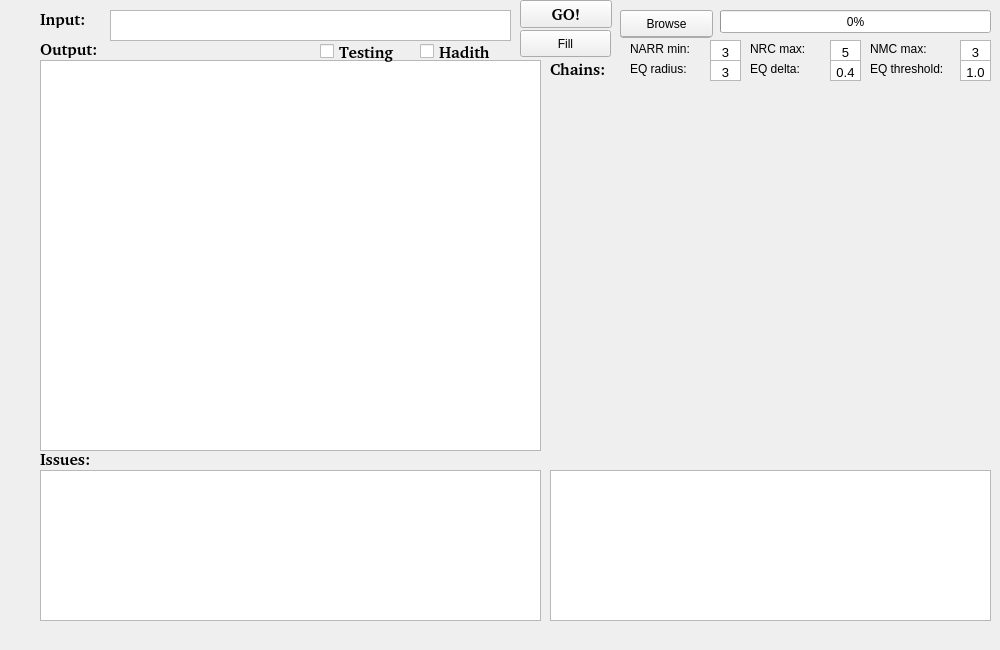
<?xml version="1.0" encoding="UTF-8"?>
<ui version="4.0">
 <class>MainWindow</class>
 <widget class="QMainWindow" name="MainWindow">
  <property name="geometry">
   <rect>
    <x>0</x>
    <y>0</y>
    <width>1000</width>
    <height>650</height>
   </rect>
  </property>
  <property name="windowTitle">
   <string>AUBSarf</string>
  </property>
  <widget class="QWidget" name="centralwidget">
   <widget class="QTextEdit" name="input">
    <property name="geometry">
     <rect>
      <x>110</x>
      <y>10</y>
      <width>401</width>
      <height>31</height>
     </rect>
    </property>
    <property name="layoutDirection">
     <enum>Qt::LeftToRight</enum>
    </property>
    <property name="locale">
     <locale language="Arabic" country="Lebanon"/>
    </property>
   </widget>
   <widget class="QTextBrowser" name="output">
    <property name="geometry">
     <rect>
      <x>40</x>
      <y>60</y>
      <width>501</width>
      <height>391</height>
     </rect>
    </property>
    <property name="minimumSize">
     <size>
      <width>150</width>
      <height>0</height>
     </size>
    </property>
    <property name="maximumSize">
     <size>
      <width>1151</width>
      <height>16777215</height>
     </size>
    </property>
    <property name="font">
     <font>
      <family>Titr</family>
      <weight>75</weight>
      <bold>true</bold>
     </font>
    </property>
    <property name="layoutDirection">
     <enum>Qt::LeftToRight</enum>
    </property>
    <property name="autoFillBackground">
     <bool>false</bool>
    </property>
    <property name="locale">
     <locale language="Arabic" country="Lebanon"/>
    </property>
   </widget>
   <widget class="QTextBrowser" name="errors">
    <property name="geometry">
     <rect>
      <x>40</x>
      <y>470</y>
      <width>501</width>
      <height>151</height>
     </rect>
    </property>
    <property name="layoutDirection">
     <enum>Qt::LeftToRight</enum>
    </property>
    <property name="locale">
     <locale language="Arabic" country="Lebanon"/>
    </property>
   </widget>
   <widget class="QLabel" name="label">
    <property name="geometry">
     <rect>
      <x>40</x>
      <y>10</y>
      <width>51</width>
      <height>18</height>
     </rect>
    </property>
    <property name="font">
     <font>
      <family>Bitstream Charter</family>
      <pointsize>12</pointsize>
      <weight>75</weight>
      <bold>true</bold>
     </font>
    </property>
    <property name="text">
     <string>Input:</string>
    </property>
   </widget>
   <widget class="QLabel" name="label_3">
    <property name="geometry">
     <rect>
      <x>40</x>
      <y>450</y>
      <width>59</width>
      <height>18</height>
     </rect>
    </property>
    <property name="font">
     <font>
      <family>Bitstream Charter</family>
      <pointsize>12</pointsize>
      <weight>75</weight>
      <bold>true</bold>
     </font>
    </property>
    <property name="text">
     <string>Issues:</string>
    </property>
   </widget>
   <widget class="QLabel" name="label_2">
    <property name="geometry">
     <rect>
      <x>40</x>
      <y>40</y>
      <width>59</width>
      <height>18</height>
     </rect>
    </property>
    <property name="font">
     <font>
      <family>Bitstream Charter</family>
      <pointsize>12</pointsize>
      <weight>75</weight>
      <bold>true</bold>
     </font>
    </property>
    <property name="text">
     <string>Output:</string>
    </property>
   </widget>
   <widget class="QPushButton" name="pushButton">
    <property name="geometry">
     <rect>
      <x>520</x>
      <y>0</y>
      <width>92</width>
      <height>28</height>
     </rect>
    </property>
    <property name="font">
     <font>
      <family>Bitstream Charter</family>
      <pointsize>12</pointsize>
      <weight>75</weight>
      <bold>true</bold>
     </font>
    </property>
    <property name="text">
     <string>GO!</string>
    </property>
   </widget>
   <widget class="QLabel" name="hadith_chain">
    <property name="geometry">
     <rect>
      <x>550</x>
      <y>80</y>
      <width>441</width>
      <height>371</height>
     </rect>
    </property>
    <property name="sizePolicy">
     <sizepolicy hsizetype="MinimumExpanding" vsizetype="MinimumExpanding">
      <horstretch>255</horstretch>
      <verstretch>255</verstretch>
     </sizepolicy>
    </property>
    <property name="frameShape">
     <enum>QFrame::NoFrame</enum>
    </property>
    <property name="text">
     <string/>
    </property>
    <property name="pixmap">
     <pixmap>../sarf33.bmp</pixmap>
    </property>
    <property name="scaledContents">
     <bool>true</bool>
    </property>
    <property name="alignment">
     <set>Qt::AlignCenter</set>
    </property>
   </widget>
   <widget class="QCheckBox" name="checkBox">
    <property name="geometry">
     <rect>
      <x>420</x>
      <y>40</y>
      <width>91</width>
      <height>23</height>
     </rect>
    </property>
    <property name="font">
     <font>
      <family>Bitstream Charter</family>
      <pointsize>12</pointsize>
      <weight>75</weight>
      <bold>true</bold>
     </font>
    </property>
    <property name="text">
     <string>Hadith</string>
    </property>
   </widget>
   <widget class="QTextBrowser" name="hadith_display">
    <property name="geometry">
     <rect>
      <x>550</x>
      <y>470</y>
      <width>441</width>
      <height>151</height>
     </rect>
    </property>
   </widget>
   <widget class="QLabel" name="label_6">
    <property name="geometry">
     <rect>
      <x>550</x>
      <y>60</y>
      <width>61</width>
      <height>18</height>
     </rect>
    </property>
    <property name="font">
     <font>
      <family>Bitstream Charter</family>
      <pointsize>12</pointsize>
      <weight>75</weight>
      <bold>true</bold>
     </font>
    </property>
    <property name="text">
     <string>Chains:</string>
    </property>
   </widget>
   <widget class="QProgressBar" name="progressBar">
    <property name="geometry">
     <rect>
      <x>720</x>
      <y>10</y>
      <width>271</width>
      <height>23</height>
     </rect>
    </property>
    <property name="value">
     <number>0</number>
    </property>
   </widget>
   <widget class="QPushButton" name="exit">
    <property name="geometry">
     <rect>
      <x>620</x>
      <y>10</y>
      <width>92</width>
      <height>28</height>
     </rect>
    </property>
    <property name="text">
     <string>exit</string>
    </property>
   </widget>
   <widget class="QPushButton" name="fill">
    <property name="geometry">
     <rect>
      <x>520</x>
      <y>30</y>
      <width>91</width>
      <height>27</height>
     </rect>
    </property>
    <property name="text">
     <string>Fill</string>
    </property>
   </widget>
   <widget class="QCheckBox" name="chk_testing">
    <property name="geometry">
     <rect>
      <x>320</x>
      <y>40</y>
      <width>91</width>
      <height>23</height>
     </rect>
    </property>
    <property name="font">
     <font>
      <family>Bitstream Charter</family>
      <pointsize>12</pointsize>
      <weight>75</weight>
      <bold>true</bold>
     </font>
    </property>
    <property name="text">
     <string>Testing</string>
    </property>
   </widget>
   <widget class="QPushButton" name="cmd_browse">
    <property name="geometry">
     <rect>
      <x>620</x>
      <y>10</y>
      <width>93</width>
      <height>27</height>
     </rect>
    </property>
    <property name="text">
     <string>Browse</string>
    </property>
   </widget>
   <widget class="QTextEdit" name="NMC">
    <property name="geometry">
     <rect>
      <x>960</x>
      <y>40</y>
      <width>31</width>
      <height>21</height>
     </rect>
    </property>
    <property name="inputMethodHints">
     <set>Qt::ImhDigitsOnly</set>
    </property>
    <property name="verticalScrollBarPolicy">
     <enum>Qt::ScrollBarAlwaysOff</enum>
    </property>
    <property name="horizontalScrollBarPolicy">
     <enum>Qt::ScrollBarAlwaysOff</enum>
    </property>
    <property name="html">
     <string>&lt;!DOCTYPE HTML PUBLIC &quot;-//W3C//DTD HTML 4.0//EN&quot; &quot;http://www.w3.org/TR/REC-html40/strict.dtd&quot;&gt;
&lt;html&gt;&lt;head&gt;&lt;meta name=&quot;qrichtext&quot; content=&quot;1&quot; /&gt;&lt;style type=&quot;text/css&quot;&gt;
p, li { white-space: pre-wrap; }
&lt;/style&gt;&lt;/head&gt;&lt;body style=&quot; font-family:'Sans'; font-size:10pt; font-weight:400; font-style:normal;&quot;&gt;
&lt;p align=&quot;center&quot; style=&quot; margin-top:0px; margin-bottom:0px; margin-left:0px; margin-right:0px; -qt-block-indent:0; text-indent:0px;&quot;&gt;3&lt;/p&gt;&lt;/body&gt;&lt;/html&gt;</string>
    </property>
   </widget>
   <widget class="QTextEdit" name="NRC">
    <property name="geometry">
     <rect>
      <x>830</x>
      <y>40</y>
      <width>31</width>
      <height>21</height>
     </rect>
    </property>
    <property name="inputMethodHints">
     <set>Qt::ImhDigitsOnly</set>
    </property>
    <property name="verticalScrollBarPolicy">
     <enum>Qt::ScrollBarAlwaysOff</enum>
    </property>
    <property name="horizontalScrollBarPolicy">
     <enum>Qt::ScrollBarAlwaysOff</enum>
    </property>
    <property name="html">
     <string>&lt;!DOCTYPE HTML PUBLIC &quot;-//W3C//DTD HTML 4.0//EN&quot; &quot;http://www.w3.org/TR/REC-html40/strict.dtd&quot;&gt;
&lt;html&gt;&lt;head&gt;&lt;meta name=&quot;qrichtext&quot; content=&quot;1&quot; /&gt;&lt;style type=&quot;text/css&quot;&gt;
p, li { white-space: pre-wrap; }
&lt;/style&gt;&lt;/head&gt;&lt;body style=&quot; font-family:'Sans'; font-size:10pt; font-weight:400; font-style:normal;&quot;&gt;
&lt;p align=&quot;center&quot; style=&quot; margin-top:0px; margin-bottom:0px; margin-left:0px; margin-right:0px; -qt-block-indent:0; text-indent:0px;&quot;&gt;5&lt;/p&gt;&lt;/body&gt;&lt;/html&gt;</string>
    </property>
   </widget>
   <widget class="QTextEdit" name="NARRATOR">
    <property name="geometry">
     <rect>
      <x>710</x>
      <y>40</y>
      <width>31</width>
      <height>21</height>
     </rect>
    </property>
    <property name="inputMethodHints">
     <set>Qt::ImhDigitsOnly</set>
    </property>
    <property name="frameShape">
     <enum>QFrame::StyledPanel</enum>
    </property>
    <property name="verticalScrollBarPolicy">
     <enum>Qt::ScrollBarAlwaysOff</enum>
    </property>
    <property name="horizontalScrollBarPolicy">
     <enum>Qt::ScrollBarAlwaysOff</enum>
    </property>
    <property name="html">
     <string>&lt;!DOCTYPE HTML PUBLIC &quot;-//W3C//DTD HTML 4.0//EN&quot; &quot;http://www.w3.org/TR/REC-html40/strict.dtd&quot;&gt;
&lt;html&gt;&lt;head&gt;&lt;meta name=&quot;qrichtext&quot; content=&quot;1&quot; /&gt;&lt;style type=&quot;text/css&quot;&gt;
p, li { white-space: pre-wrap; }
&lt;/style&gt;&lt;/head&gt;&lt;body style=&quot; font-family:'Sans'; font-size:10pt; font-weight:400; font-style:normal;&quot;&gt;
&lt;p align=&quot;center&quot; style=&quot; margin-top:0px; margin-bottom:0px; margin-left:0px; margin-right:0px; -qt-block-indent:0; text-indent:0px;&quot;&gt;3&lt;/p&gt;&lt;/body&gt;&lt;/html&gt;</string>
    </property>
   </widget>
   <widget class="QLabel" name="label_4">
    <property name="geometry">
     <rect>
      <x>630</x>
      <y>40</y>
      <width>71</width>
      <height>17</height>
     </rect>
    </property>
    <property name="text">
     <string>NARR min:</string>
    </property>
   </widget>
   <widget class="QLabel" name="label_5">
    <property name="geometry">
     <rect>
      <x>750</x>
      <y>40</y>
      <width>71</width>
      <height>17</height>
     </rect>
    </property>
    <property name="text">
     <string>NRC max:</string>
    </property>
   </widget>
   <widget class="QLabel" name="label_7">
    <property name="geometry">
     <rect>
      <x>870</x>
      <y>40</y>
      <width>71</width>
      <height>17</height>
     </rect>
    </property>
    <property name="text">
     <string>NMC max:</string>
    </property>
   </widget>
   <widget class="QLabel" name="label_8">
    <property name="geometry">
     <rect>
      <x>630</x>
      <y>60</y>
      <width>71</width>
      <height>17</height>
     </rect>
    </property>
    <property name="text">
     <string>EQ radius:</string>
    </property>
   </widget>
   <widget class="QTextEdit" name="EQ_delta">
    <property name="geometry">
     <rect>
      <x>830</x>
      <y>60</y>
      <width>31</width>
      <height>21</height>
     </rect>
    </property>
    <property name="inputMethodHints">
     <set>Qt::ImhDigitsOnly</set>
    </property>
    <property name="verticalScrollBarPolicy">
     <enum>Qt::ScrollBarAlwaysOff</enum>
    </property>
    <property name="horizontalScrollBarPolicy">
     <enum>Qt::ScrollBarAlwaysOff</enum>
    </property>
    <property name="html">
     <string>&lt;!DOCTYPE HTML PUBLIC &quot;-//W3C//DTD HTML 4.0//EN&quot; &quot;http://www.w3.org/TR/REC-html40/strict.dtd&quot;&gt;
&lt;html&gt;&lt;head&gt;&lt;meta name=&quot;qrichtext&quot; content=&quot;1&quot; /&gt;&lt;style type=&quot;text/css&quot;&gt;
p, li { white-space: pre-wrap; }
&lt;/style&gt;&lt;/head&gt;&lt;body style=&quot; font-family:'Sans'; font-size:10pt; font-weight:400; font-style:normal;&quot;&gt;
&lt;p align=&quot;center&quot; style=&quot; margin-top:0px; margin-bottom:0px; margin-left:0px; margin-right:0px; -qt-block-indent:0; text-indent:0px;&quot;&gt;0.4&lt;/p&gt;&lt;/body&gt;&lt;/html&gt;</string>
    </property>
   </widget>
   <widget class="QLabel" name="label_9">
    <property name="geometry">
     <rect>
      <x>870</x>
      <y>60</y>
      <width>91</width>
      <height>17</height>
     </rect>
    </property>
    <property name="text">
     <string>EQ threshold:</string>
    </property>
   </widget>
   <widget class="QTextEdit" name="EQ_radius">
    <property name="geometry">
     <rect>
      <x>710</x>
      <y>60</y>
      <width>31</width>
      <height>21</height>
     </rect>
    </property>
    <property name="inputMethodHints">
     <set>Qt::ImhDigitsOnly</set>
    </property>
    <property name="frameShape">
     <enum>QFrame::StyledPanel</enum>
    </property>
    <property name="verticalScrollBarPolicy">
     <enum>Qt::ScrollBarAlwaysOff</enum>
    </property>
    <property name="horizontalScrollBarPolicy">
     <enum>Qt::ScrollBarAlwaysOff</enum>
    </property>
    <property name="html">
     <string>&lt;!DOCTYPE HTML PUBLIC &quot;-//W3C//DTD HTML 4.0//EN&quot; &quot;http://www.w3.org/TR/REC-html40/strict.dtd&quot;&gt;
&lt;html&gt;&lt;head&gt;&lt;meta name=&quot;qrichtext&quot; content=&quot;1&quot; /&gt;&lt;style type=&quot;text/css&quot;&gt;
p, li { white-space: pre-wrap; }
&lt;/style&gt;&lt;/head&gt;&lt;body style=&quot; font-family:'Sans'; font-size:10pt; font-weight:400; font-style:normal;&quot;&gt;
&lt;p align=&quot;center&quot; style=&quot; margin-top:0px; margin-bottom:0px; margin-left:0px; margin-right:0px; -qt-block-indent:0; text-indent:0px;&quot;&gt;3&lt;/p&gt;&lt;/body&gt;&lt;/html&gt;</string>
    </property>
   </widget>
   <widget class="QTextEdit" name="EQ_threshold">
    <property name="geometry">
     <rect>
      <x>960</x>
      <y>60</y>
      <width>31</width>
      <height>21</height>
     </rect>
    </property>
    <property name="inputMethodHints">
     <set>Qt::ImhDigitsOnly</set>
    </property>
    <property name="verticalScrollBarPolicy">
     <enum>Qt::ScrollBarAlwaysOff</enum>
    </property>
    <property name="horizontalScrollBarPolicy">
     <enum>Qt::ScrollBarAlwaysOff</enum>
    </property>
    <property name="html">
     <string>&lt;!DOCTYPE HTML PUBLIC &quot;-//W3C//DTD HTML 4.0//EN&quot; &quot;http://www.w3.org/TR/REC-html40/strict.dtd&quot;&gt;
&lt;html&gt;&lt;head&gt;&lt;meta name=&quot;qrichtext&quot; content=&quot;1&quot; /&gt;&lt;style type=&quot;text/css&quot;&gt;
p, li { white-space: pre-wrap; }
&lt;/style&gt;&lt;/head&gt;&lt;body style=&quot; font-family:'Sans'; font-size:10pt; font-weight:400; font-style:normal;&quot;&gt;
&lt;p align=&quot;center&quot; style=&quot; margin-top:0px; margin-bottom:0px; margin-left:0px; margin-right:0px; -qt-block-indent:0; text-indent:0px;&quot;&gt;1.0&lt;/p&gt;&lt;/body&gt;&lt;/html&gt;</string>
    </property>
   </widget>
   <widget class="QLabel" name="label_10">
    <property name="geometry">
     <rect>
      <x>750</x>
      <y>60</y>
      <width>71</width>
      <height>17</height>
     </rect>
    </property>
    <property name="text">
     <string>EQ delta:</string>
    </property>
   </widget>
  </widget>
 </widget>
 <resources/>
 <connections/>
</ui>
